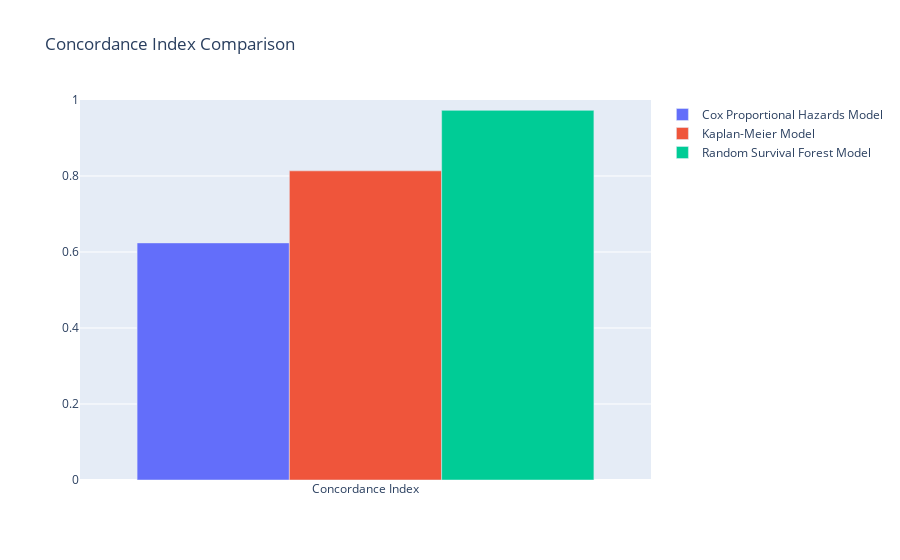

Notebook cell for this chart:
### Code cell
import plotly.graph_objects as go

# Calculate the Concordance Indexes
cox_cindex = concordance_index(data['Level'], -data['Cox_Predicted_Churn_Probability'], data['Churn'])
km_cindex = c_index  # Assuming c_index is the Concordance Index for the Kaplan-Meier Model
rsf_cindex = concordance_index_censored(y['Churn'], y['Level'], rsf_pred)[0]

# Create a bar chart
fig = go.Figure(data=[
    go.Bar(name='Cox Proportional Hazards Model', x=['Concordance Index'], y=[cox_cindex]),
    go.Bar(name='Kaplan-Meier Model', x=['Concordance Index'], y=[km_cindex]),
    go.Bar(name='Random Survival Forest Model', x=['Concordance Index'], y=[rsf_cindex])
])

# Change the bar mode
fig.update_layout(barmode='group', title='Concordance Index Comparison', yaxis=dict(range=[0, 1]))

fig.show()

### Figure 1 — Plotly figure (JSON) as saved in the notebook; plotly's stock layout.template omitted (floating-point values rounded to 4 significant figures)
{"data": [{"name": "Cox Proportional Hazards Model", "type": "bar", "x": ["Concordance Index"], "y": [0.6239]}, {"name": "Kaplan-Meier Model", "type": "bar", "x": ["Concordance Index"], "y": [0.8135]}, {"name": "Random Survival Forest Model", "type": "bar", "x": ["Concordance Index"], "y": [0.9727]}], "layout": {"barmode": "group", "title": {"text": "Concordance Index Comparison"}, "yaxis": {"range": [0, 1]}}}
